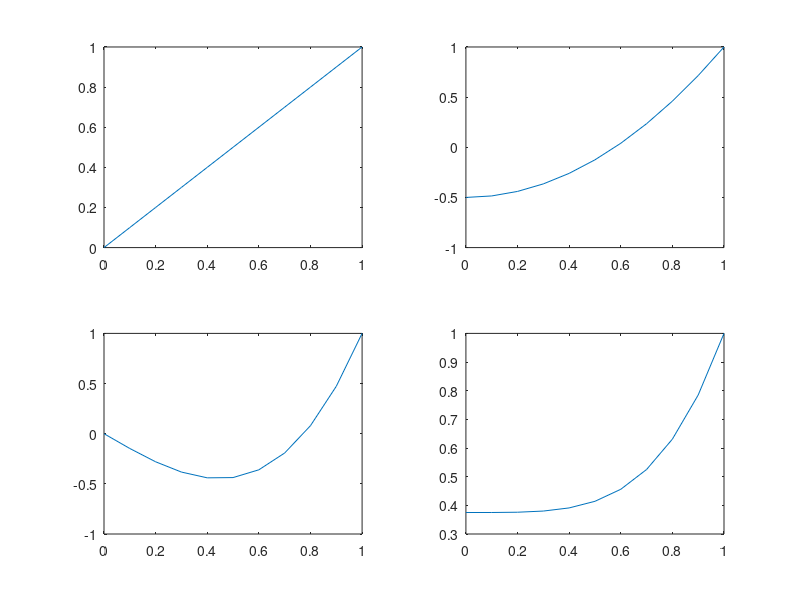

The MATLAB source for this figure:
x=0:0.1:1;
l1=x;
subplot(2,2,1)
plot(x,l1)
l2=3/2.*(x.^2)-1/2;
subplot(2,2,2)
plot(x,l2)
l3=5/2.*(x.^3)-3/2.*x;
subplot(2,2,3)
plot(x,l3)
l4=35/8.*(x.^4)-15/4.*(x.^4)+3/8;
subplot(2,2,4)
plot(x,l4)